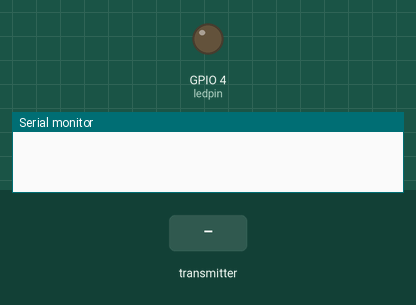
Bench run of a sketch on a simulated ESP32. On the bench: output pins drawn as LEDs (lit = HIGH), the last lines printed to the serial monitor. Dashed ring = blinking. Inputs (shaded band) come from the test bench.

Above: at 1.2 s.
1.3 s: the transmitter starts sending id = 0
At 2.4 s:
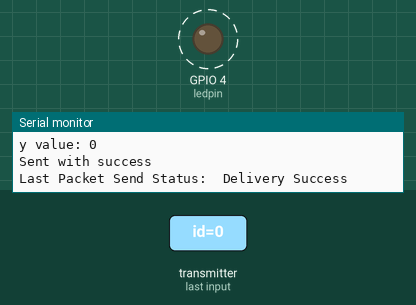
Timing chart, 0 to 8.8 s (numbered marks = the images above; inputs shaded):
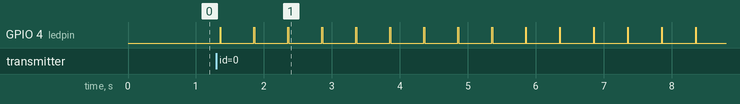

The sketch:

one-to-many_many-to-one_main.ino
```cpp
#include <esp_now.h>
#include <WiFi.h>

int ledpin = 4;

uint8_t broadcastAddress[] = {0x7C, 0x9E, 0xBD, 0x66, 0x46, 0x5C};
// Structure example to receive data
// Must match the sender structure
typedef struct struct_message {
  int id;
  int x;
  int y;
}struct_message;

typedef struct struct_message_send{
  int board1X;
  int board1Y;
  int board2X;
  int board2Y;
}struct_message_send;

struct_message_send sendData;
// Create a struct_message called myData
struct_message myData;

esp_now_peer_info_t peerInfo;
// Create a structure to hold the readings from each board
struct_message board1;
struct_message board2;

// Create an array with all the structures
struct_message boardsStruct[3] = {board1, board2};

// callback function that will be executed when data is received
void OnDataRecv(const uint8_t * mac_addr, const uint8_t *incomingData, int len) {
  char macStr[18];
  Serial.print("Packet received from: ");
  snprintf(macStr, sizeof(macStr), "%02x:%02x:%02x:%02x:%02x:%02x",
           mac_addr[0], mac_addr[1], mac_addr[2], mac_addr[3], mac_addr[4], mac_addr[5]);
  Serial.println(macStr);
  memcpy(&myData, incomingData, sizeof(myData));
  Serial.printf("Board ID %u: %u bytes\n", myData.id, len);
  // Update the structures with the new incoming data
  boardsStruct[myData.id-1].x = myData.x;
  boardsStruct[myData.id-1].y = myData.y;
  Serial.printf("x value: %d \n", boardsStruct[myData.id-1].x);
  Serial.printf("y value: %d \n", boardsStruct[myData.id-1].y);
  Serial.println();
  // Acess the variables for each board
  sendData.board1X = boardsStruct[0].x;
  sendData.board1Y = boardsStruct[0].y;
  sendData.board2X = boardsStruct[1].x;
  sendData.board2Y = boardsStruct[1].y;

  esp_err_t result = esp_now_send(broadcastAddress, (uint8_t *) &sendData, sizeof(sendData));
  if(result == ESP_OK){
    Serial.println("Sent with success");
  }else{
    Serial.println("Error sending Data");
  }
  digitalWrite(ledpin,HIGH);
  delay(10);
  digitalWrite(ledpin, LOW);
}

void OnDataSent(const uint8_t *mac_addr, esp_now_send_status_t status) {
  Serial.print("\r\nLast Packet Send Status:\t");
  Serial.println(status == ESP_NOW_SEND_SUCCESS ? "Delivery Success" : "Delivery Fail");
}

void setup() {
  //Initialize Serial Monitor
  Serial.begin(115200);

  pinMode(ledpin, OUTPUT);

  //Set device as a Wi-Fi Station
  WiFi.mode(WIFI_STA);

  //Init ESP-NOW
  if (esp_now_init() != ESP_OK) {
    Serial.println("Error initializing ESP-NOW");
    return;
  }

  // Once ESPNow is successfully Init, we will register for recv CB to
  // get recv packer info
  esp_now_register_recv_cb(OnDataRecv);
  esp_now_register_send_cb(OnDataSent);

  // Register peer
  memcpy(peerInfo.peer_addr, broadcastAddress, 6);
  peerInfo.channel = 0;
  peerInfo.encrypt = false;

  // Add peer
  if (esp_now_add_peer(&peerInfo) != ESP_OK){
    Serial.println("Failed to add peer");
    return;
  }
}

void loop() {

}
```

Measured:
- after the input at 1.3 s, GPIO 4 (ledpin): alternates HIGH for 0.01 s and LOW for 0.49 s, starting after 0.05 s
